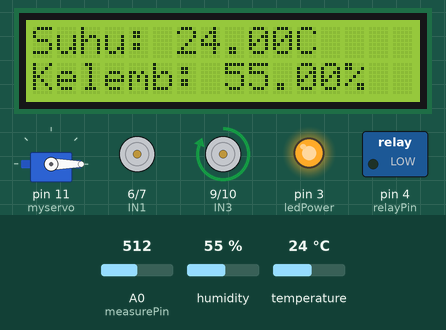
Recording of a sketch running on a simulated Arduino Uno, built with avr-gcc and run on an emulated ATmega328P. Parts: 16×2 character LCD, servo, motor-driver pin pairs drawn as motors (green arrow = first pin HIGH = forward, orange = second pin HIGH = backward, longer = more drive, scaled by the enable pin), switched loads named in the sketch (green lamp = pin HIGH), output pins drawn as LEDs (lit = HIGH). Dashed ring = blinking. The test bench sets the inputs (shaded band); at power-on: A0 (measurePin) = 512, humidity 55 %, temperature 24 °C. What the sketch prints to the serial monitor is not drawn.

Above: at 3.6 s.
3.7 s: A0 (measurePin) set to 39
At 6.21 s:
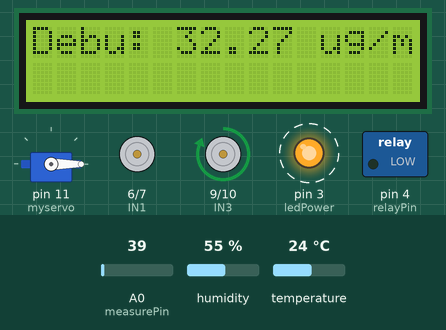
7.9 s: A0 (measurePin) set to 33
At 9.3 s:
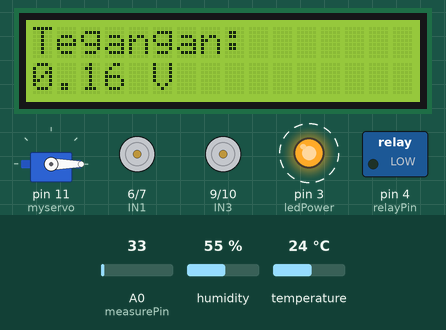
9.8 s: humidity set to 58 %
At 12.39 s:
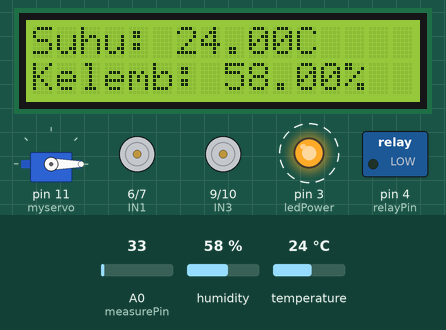
14.1 s: humidity set to 61 %
At 14.65 s:
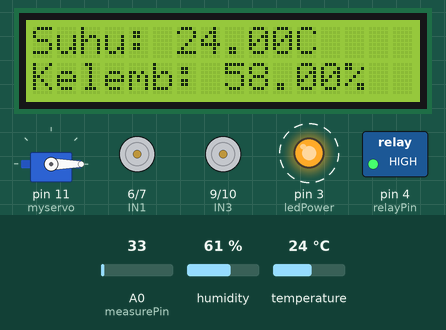
16.2 s: temperature set to 29.3 °C
20.3 s: temperature set to 30.8 °C
At 21.65 s:
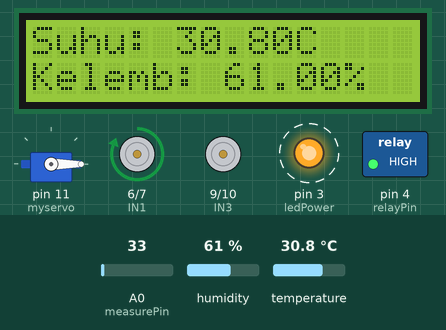
Timing chart, 0 to 23.5 s (numbered marks = the images above; inputs shaded):
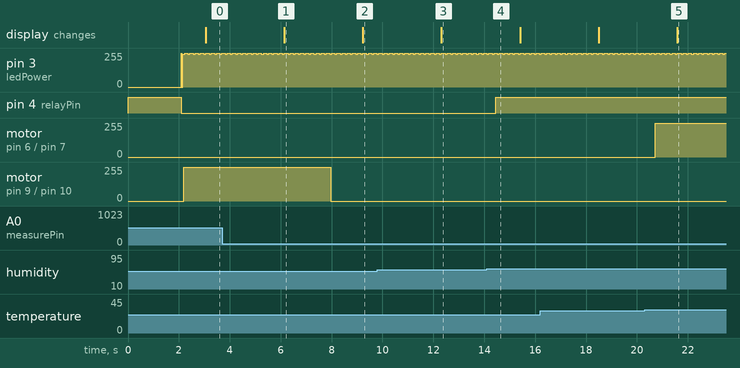

Measured:
- the behaviour switches between 37 and 36 on A0 (measurePin) (found by bisection; images 1 and 2)
- the behaviour switches between 59 and 60 % on humidity (found by bisection; images 3 and 4)
- the behaviour switches between 30 and 30.1 °C on temperature (found by bisection; images 4 and 5)
- after the input at 3.7 s, the display: changes after 2.4 s (image 1)
- after the input at 7.9 s, motor on pin 9 (IN3) / pin 10 (IN4): forward 255/255 → stopped after 0.06 s; the display: changes after 1.3 s (image 2)
- after the input at 9.8 s, the display: changes after 2.5 s (image 3)
- after the input at 14.1 s, pin 4 (relayPin): LOW → HIGH after 0.35 s
- after the input at 20.3 s, motor on pin 6 (IN1) / pin 7 (IN2): stopped → forward 255/255 after 0.43 s; the display: changes after 1.3 s (image 5)

The sketch:

programfixbaru.ino
```cpp
#include <DHT.h>
#include <Wire.h>
#include <LiquidCrystal_I2C.h>
#include <Servo.h>

// Konfigurasi Sensor DHT22
#define DHTTYPE DHT22
#define DHTPIN 2
DHT dht(DHTPIN, DHTTYPE);

// Konfigurasi Sensor Debu GP2Y1010AU0F
int measurePin = A0;   // Hubungkan sensor debu ke pin A0 Arduino
int ledPower = 3;      // Hubungkan pin LED driver sensor debu ke pin D3 Arduino
int samplingTime = 280;
int deltaTime = 40;
int sleepTime = 9680;

float voMeasured = 0;
float calcVoltage = 0;
float dustDensity = 0;

// Konfigurasi Driver Motor L298N
int ENA = 5;   // PWM pin untuk kipas
int ENB = 8;   // PWM pin untuk blower
int IN1 = 6;   // Kontrol arah kipas
int IN2 = 7;   // Kontrol arah kipas
int IN3 = 9;   // Kontrol arah blower
int IN4 = 10;  // Kontrol arah blower

// Konfigurasi Relay Humidifier
const int relayPin = 4;   // Pin digital untuk mengontrol relay
const int humidifierTriggerLevel = 60; // Level kelembaban untuk mengaktifkan humidifier

// Konfigurasi LCD
LiquidCrystal_I2C lcd(0x27, 16, 2);  // Sesuaikan alamat I2C jika perlu

// Variabel untuk mengatur tampilan bergantian di LCD
unsigned long previousMillis = 0;
const long interval = 3000; // Interval waktu 3 detik untuk ganti tampilan
int displayState = 0;       // State untuk tampilan bergantian

// Variabel untuk mengatur pergerakan servo setiap 2 menit
unsigned long servoTimer = 0;
const long servoInterval = 120000; // 2 menit dalam milidetik
int servoPosition = 0; // Posisi awal servo
Servo myservo;  // Objek servo untuk mengendalikan motor servo

// Fungsi untuk menghitung rata-rata beberapa pembacaan sensor debu
float getAverageDustDensity(int samples) {
  float totalDensity = 0;
  for (int i = 0; i < samples; i++) {
    digitalWrite(ledPower, LOW);    // Nyalakan LED
    delayMicroseconds(samplingTime);

    voMeasured = analogRead(measurePin);   // Baca nilai debu

    delayMicroseconds(deltaTime);
    digitalWrite(ledPower, HIGH);   // Matikan LED
    delayMicroseconds(sleepTime);

    // Hitung tegangan dari nilai analog
    calcVoltage = voMeasured * (5.0 / 1024.0);

    // Hitung densitas debu
    dustDensity = 170 * calcVoltage - 0.1;
    totalDensity += dustDensity;
  }
  return totalDensity / samples;
}

void setup() {
  // Inisialisasi komunikasi serial
  Serial.begin(9600);

  // Inisialisasi sensor DHT22
  dht.begin();

  // Inisialisasi pin LED sensor debu
  pinMode(ledPower, OUTPUT);

  // Inisialisasi pin Driver Motor
  pinMode(ENA, OUTPUT);
  pinMode(ENB, OUTPUT);
  pinMode(IN1, OUTPUT);
  pinMode(IN2, OUTPUT);
  pinMode(IN3, OUTPUT);
  pinMode(IN4, OUTPUT);

  // Inisialisasi pin relay untuk humidifier
  pinMode(relayPin, OUTPUT);
  digitalWrite(relayPin, HIGH); // Memastikan relay dalam keadaan OFF (HIGH = off, LOW = on)

  // Inisialisasi LCD
  lcd.init();
  lcd.backlight();
  lcd.clear();
  lcd.print("Inisialisasi Sistem");
  delay(2000);

  // Inisialisasi servo
  myservo.attach(11);  // Hubungkan objek servo dengan pin 11
  myservo.write(servoPosition);  // Atur posisi awal servo
}

void loop() {
  // Membaca data dari sensor DHT22
  float humidity = dht.readHumidity();
  float temperature = dht.readTemperature();

  // Cek kegagalan pembacaan sensor DHT
  if (isnan(humidity) || isnan(temperature)) {
    Serial.println("Gagal membaca sensor DHT!");
  } else {
    Serial.print("Kelembaban: ");
    Serial.print(humidity);
    Serial.print(" %\t");
    Serial.print("Suhu: ");
    Serial.print(temperature);
    Serial.println(" *C");
  }

  // Mengontrol relay berdasarkan kelembaban
  if (humidity < humidifierTriggerLevel) {
    digitalWrite(relayPin, LOW); // Aktifkan relay (ON)
    Serial.println("Humidifier ON");
  } else {
    digitalWrite(relayPin, HIGH); // Nonaktifkan relay (OFF)
    Serial.println("Humidifier OFF");
  }

  // Membaca data dari sensor debu dengan filter rata-rata (10 sampel)
  dustDensity = getAverageDustDensity(10);

  // Cetak pembacaan sensor debu ke Serial Monitor
  Serial.print("Densitas Debu: ");
  Serial.print(dustDensity);
  Serial.println(" µg/m3");

  // Mengontrol kipas berdasarkan suhu
  if (temperature > 30) {
    // Nyalakan kipas jika suhu lebih dari 30°C
    digitalWrite(IN1, HIGH);
    digitalWrite(IN2, LOW);
    analogWrite(ENA, 255); // Kecepatan maksimal
    Serial.println("Kipas ON");
  } else if (temperature <= 25) {
    // Matikan kipas jika suhu kurang dari atau sama dengan 25°C
    digitalWrite(IN1, LOW);
    digitalWrite(IN2, LOW);
    analogWrite(ENA, 0);
    Serial.println("Kipas OFF");
  }

  // Mengontrol blower berdasarkan densitas debu
  if (dustDensity > 150) {
    // Nyalakan blower jika densitas debu lebih dari 150 µg/m³
    digitalWrite(IN3, HIGH);
    digitalWrite(IN4, LOW);
    analogWrite(ENB, 255); // Kecepatan maksimal
    Serial.println("Blower ON");

    // Menggerakkan servo setiap 2 menit ketika blower aktif
    unsigned long currentMillis = millis();
    if (currentMillis - servoTimer >= servoInterval && servoPosition < 180) {
      servoTimer = currentMillis;
      servoPosition += 20; // Tambahkan sudut 20 derajat
      myservo.write(servoPosition); // Gerakkan servo ke posisi baru
      Serial.print("Servo bergerak ke posisi: ");
      Serial.println(servoPosition);
    }
  } else if (dustDensity < 30) {
    // Matikan blower jika debu tidak terdeteksi (densitas debu kurang dari 30 µg/m³)
    digitalWrite(IN3, LOW);
    digitalWrite(IN4, LOW);
    analogWrite(ENB, 0);
    Serial.println("Blower OFF");
  }

  // Menampilkan data pada LCD secara bergantian
  unsigned long currentMillis = millis();

  if (currentMillis - previousMillis >= interval) {
    previousMillis = currentMillis;

    // Bergantian tampilan di LCD
    lcd.clear();
    switch (displayState) {
      case 0:
        lcd.setCursor(0, 0);
        lcd.print("Suhu: ");
        lcd.print(temperature);
        lcd.print("C");
        lcd.setCursor(0, 1);
        lcd.print("Kelemb: ");
        lcd.print(humidity);
        lcd.print("%");
        displayState = 1;
        break;

      case 1:
        lcd.setCursor(0, 0);
        lcd.print("Debu: ");
        lcd.print(dustDensity);
        lcd.print(" ug/m3");
        displayState = 2;
        break;

      case 2:
        lcd.setCursor(0, 0);
        lcd.print("Tegangan:");
        lcd.setCursor(0, 1);
        lcd.print(calcVoltage);
        lcd.print(" V");
        displayState = 0;
        break;
    }
  }

  delay(100); // Perbarui dengan jeda singkat untuk stabilitas
}
```
